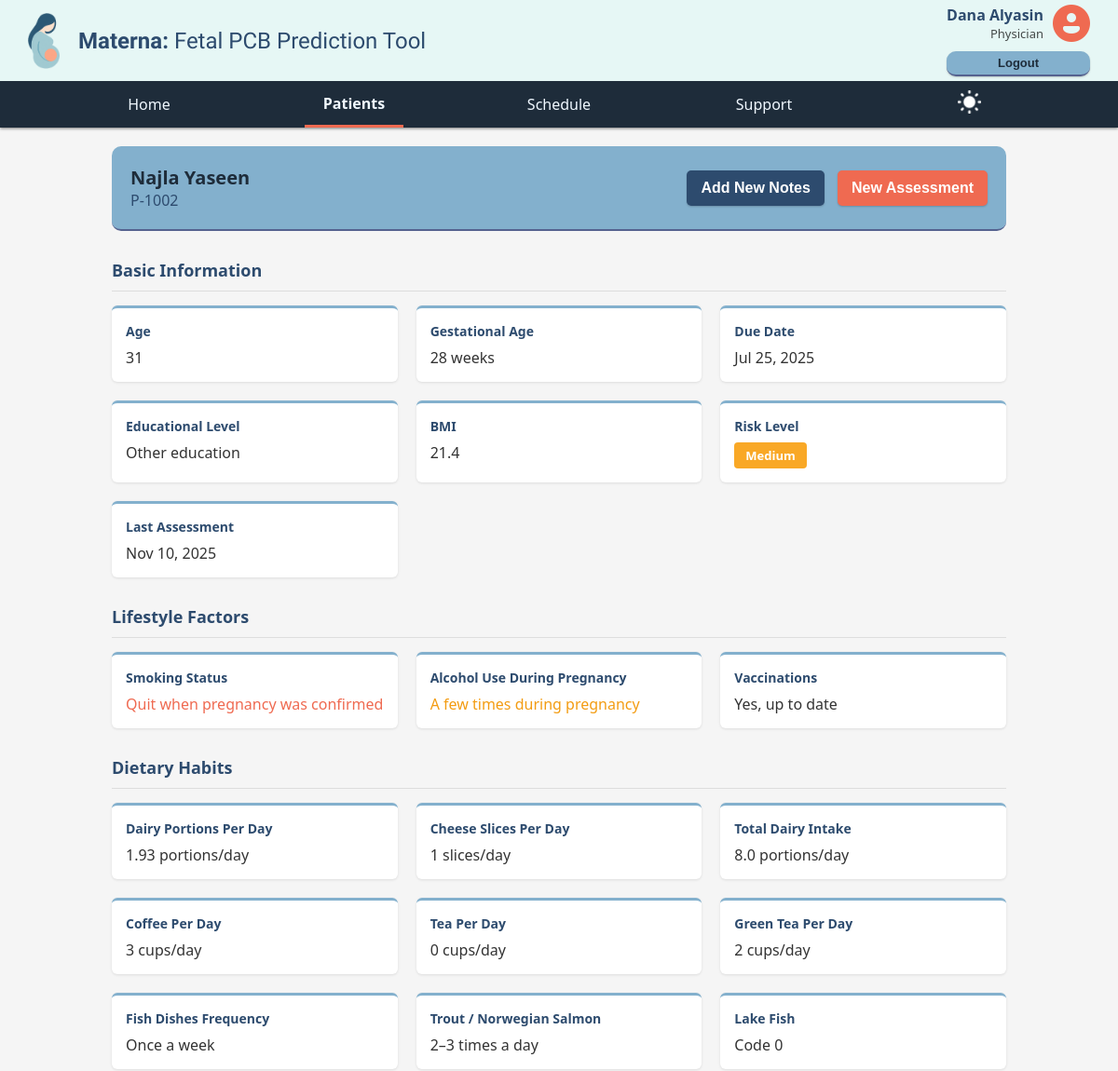
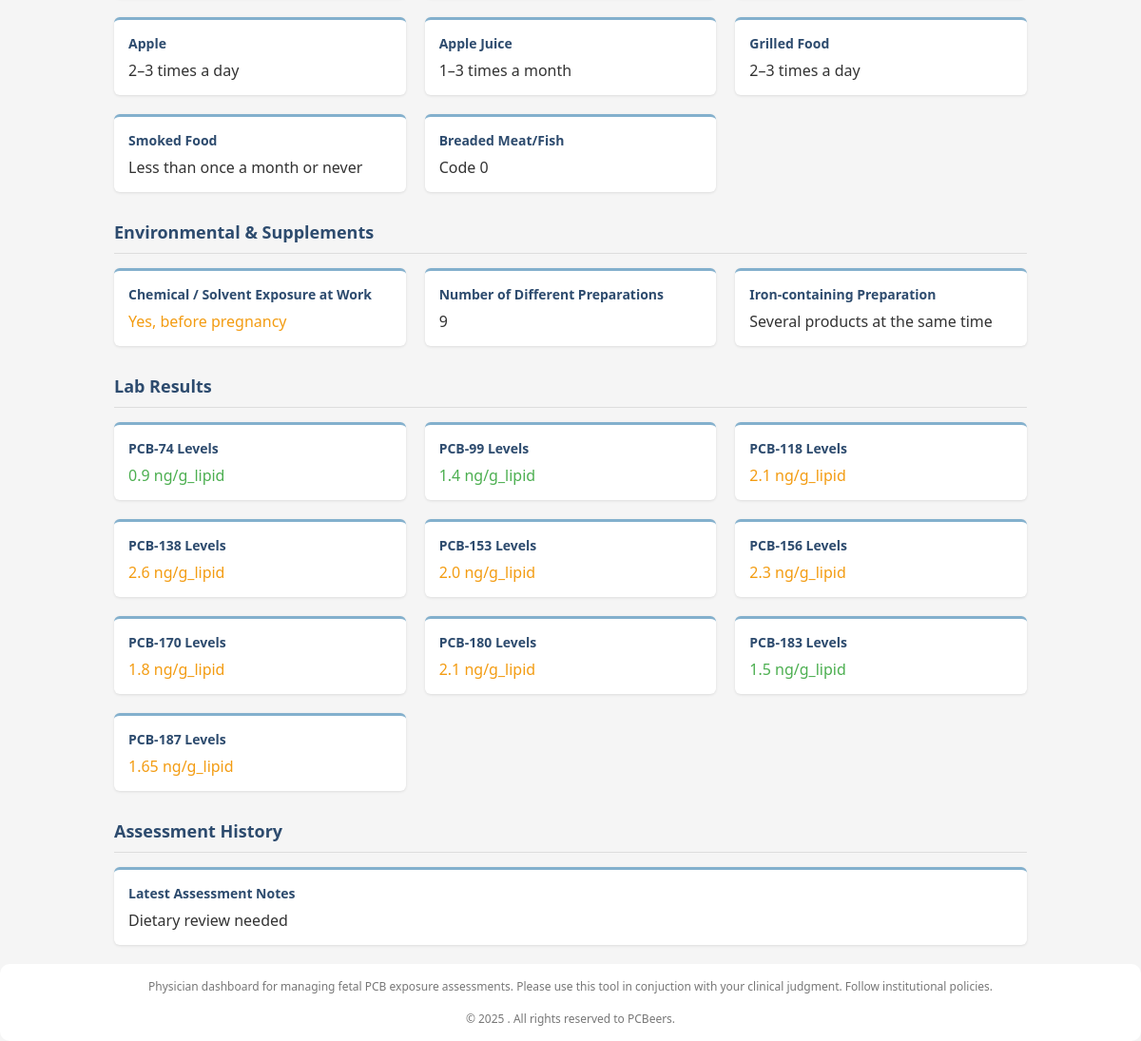
Page /patients/patient_profile/1002 (signed in) on the committed database (2 pictures, top to bottom).
### models.py (models this page shows)
class Patient(SQLModel, table=True):
    id: Optional[int] = Field(default=None, primary_key=True)
    name: str
    bdate: date
    age: Optional[int] = None
    gestational_age: Optional[int] = None
    due_date: Optional[date] = None
    risk: Optional[str] = None  # e.g. 'low', 'medium', 'high'
    data_consent: bool = Field(default=False)
    is_complete: bool = Field(default=False)
    notes: Optional[str] = None
    docs: Optional[str] = None  # Could be file path or JSON metadata
    physician_id: Optional[int] = Field(default=None, foreign_key="account.id")
    physician: Optional[Account] = Relationship(back_populates="patients")
    appointments: List["Appointment"] = Relationship(back_populates="patient")
    lab_tests: List["LabTest"] = Relationship(back_populates="patient")
    model_features: List["ModelFeatures"] = Relationship(
        back_populates="patient")

### main.py (the view)
@app.get("/patients/patient_profile/{patient_id}")
def physician_patient_profile(request: Request, patient_id: int, session: Session = Depends(get_session)):
    user_data = request.session.get("user")
    data = user_data.copy()
    role = data.get("role")
    if role == "physician":
        data |= dbf.get_physician_patient_profile(session, patient_id)
        return templates.TemplateResponse(f"{role}/patient_profile.html", {"request": request, "data": data})

### templates/physician/patient_profile.html (shortened to what this page needs)
{% extends "layouts/main_layout.html" %}
{% block content %}
<div class="Controls">
    <div>
        <div class="patient-name">{{ data.patient_name }}</div>
        <div class="patient-id">{{ data.patient_id }}</div>
    </div>
    <div>
        <button class="button-secondary" onclick="addNotes()">Add New Notes</button>
        <button class="button-primary" onclick="location.href=location.href + '/assessment';">New
            Assessment</button>
    </div>
</div>
<div class="section-title">Basic Information</div>
<div class="info-grid">
    {% for info in data.personal_info %}
    <div class="info-card">
        <div class="card-title">{{ info.label }}</div>
        <div class="card-value {{ info.value_class|default('') }}">
            {% if info.badge_class %}
            <span class="risk-badge {{ info.badge_class }}">{{ info.value }}</span>
            {% else %}
            {{ info.value }}
            {% endif %}
        </div>
    </div>
    {% endfor %}
</div>
<div class="section-title">Lifestyle Factors</div>
<div class="info-grid">
    {% for info in data.lifestyle_info %}
    <div class="info-card">
        <div class="card-title">{{ info.label }}</div>
        <div class="card-value {{ info.value_class|default('') }}">{{ info.value }}</div>
    </div>
    {% endfor %}
</div>
<div class="section-title">Dietary Habits</div>
<div class="info-grid">
    {% for info in data.diet_info %}
    <div class="info-card">
        <div class="card-title">{{ info.label }}</div>
        <div class="card-value {{ info.value_class|default('') }}">{{ info.value }}</div>
    </div>
    {% endfor %}
</div>
<div class="section-title">Environmental & Supplements</div>
<div class="info-grid">
    {% for info in data.environmental_info %}
    <div class="info-card">
        <div class="card-title">{{ info.label }}</div>
        <div class="card-value {{ info.value_class|default('') }}">{{ info.value }}</div>
    </div>
    {% endfor %}
</div>
<div class="section-title">Lab Results</div>
<div class="info-grid">
    {% if data.lab_results %}
    {% for result in data.lab_results %}
    <div class="info-card">
        <div class="card-title">{{ result.label }}</div>
        <div class="card-value {{ result.value_class|default('') }}">{{ result.value }}</div>
    </div>
    {% endfor %}
    {% else %}
    No Results available yet.
    </br>
    <button class="button-secondary" onclick="requestLabTest()">Request
        Lab Test</button>
    {% endif %}
</div>
<div class="section-title">Assessment History</div>
<div class="info-card">
    <div class="card-title">Latest Assessment Notes</div>
    <div class="card-value" id="assessment_notes">
        {{ data.assessment_notes }}
    </div>
</div>
{% endblock %}

### static/styles/background.css (style rules this page uses)
:root { --dark-blue: #2d4b6e; --light-blue: #83b0cd; --mint: #e6f7f5; --coral: #ef6a51; --navy: #1e2c3a; --whtish: #f5f5f5; }
body { margin: 0; background-color: var(--whtish); color: rgb(51, 51, 51); font-family: 'Segoe UI', Tahoma, Geneva, Verdana, sans-serif; }
.Controls { display: flex; flex-wrap: wrap; justify-content: space-between; align-items: center; margin: 20px 0px; padding: 20px; background-color: var(--light-blue); color: var(--navy); border-radius: 10px; border-bottom: 2px solid rgb(85, 98, 143); }
button { padding: 10px 15px; color: white; font-size: medium; font-weight: 550; border: none; border-radius: 5px; box-shadow: 0px 1px 2px rgba(0, 0, 0, 0.2); cursor: pointer; }
.Controls button { padding: 10px 15px; color: white; font-size: medium; font-weight: 550; border: none; border-radius: 5px; box-shadow: 0px 1px 2px rgb(0, 0, 0, 0.2); cursor: pointer; }
.button-primary { background-color: var(--coral); }
.button-secondary { background-color: var(--dark-blue); margin-right: 10px; }
.info-grid { display: grid; grid-template-columns: repeat(3, 1fr); gap: 20px; margin-bottom: 30px; }
.info-card { background-color: white; border-radius: 6px; padding: 15px; box-shadow: 0 1px 3px rgba(0, 0, 0, 0.1); border-top: 3px solid var(--light-blue); }
.card-title { font-weight: bold; color: var(--dark-blue); font-size: 14px; margin-bottom: 8px; }
.card-value { font-size: 16px; font-weight: 500; }
.section-title { font-size: 18px; font-weight: bold; margin: 30px 0 15px 0; color: var(--dark-blue); border-bottom: 1px solid #ddd; padding-bottom: 10px; }
.risk-badge { padding: 5px 12px; font-size: 13px; }
.risk-badge, .status-badge { display: inline-block; border-radius: 4px; color: white; font-weight: bold; }
.risk-medium, .status-pending, .status-update { background-color: #f9a826; }
.status-1, .bmi-normal { color: #4caf50; }
.status-2, .bmi-warning { color: #f39c12; }
.status-3, .bmi-alert { color: var(--coral); }

### templates/physician/patient_profile.html (style rules this page uses)
.patient-name { font-size: 20px; font-weight: bold; }
.patient-id { color: var(--dark-blue); }

### rows in the picture
Patient: patient_name "Najla Yaseen", patient_id "P-1002", assessment_notes "Dietary review needed"

### other values in the picture
{{ data.first_name }} "Dana"
{{ data.last_name }} "Alyasin"
{{ data.job }} "Physician"
{{ label }} "Home Patients Schedule Support"
{{ info.label }} "Age" "Gestational Age" "Due Date" "Educational Level" "BMI" "Risk Level" "Last Assessment"
{{ info.value }} "31" "28 weeks" "Jul 25, 2025" "Other education" "21.4" "Nov 10, 2025"
{{ info.value }} "Medium"
{{ info.label }} "Smoking Status" "Alcohol Use During Pregnancy" "Vaccinations"
{{ info.value }} "Quit when pregnancy was confirmed" "A few times during pregnancy" "Yes, up to date"
{{ info.label }} "Dairy Portions Per Day" "Cheese Slices Per Day" "Total Dairy Intake" "Coffee Per Day" "Tea Per Day" "Green Tea Per Day" "Fish Dishes Frequency" "Trout / Norwegian Salmon" "Lake Fish" "Apple" "Apple Juice" "Grilled Food" "Smoked Food" "Breaded Meat/Fish"
{{ info.value }} "1.93 portions/day" "1 slices/day" "8.0 portions/day" "3 cups/day" "0 cups/day" "2 cups/day" "Once a week" "2–3 times a day" "Code 0" "2–3 times a day" "1–3 times a month" "2–3 times a day" "Less than once a month or never" "Code 0"
{{ info.label }} "Chemical / Solvent Exposure at Work" "Number of Different Preparations" "Iron-containing Preparation"
{{ info.value }} "Yes, before pregnancy" "9" "Several products at the same time"
{{ result.label }} "PCB-74 Levels" "PCB-99 Levels" "PCB-118 Levels" "PCB-138 Levels" "PCB-153 Levels" "PCB-156 Levels" "PCB-170 Levels" "PCB-180 Levels" "PCB-183 Levels" "PCB-187 Levels"
{{ result.value }} "0.9 ng/g_lipid" "1.4 ng/g_lipid" "2.1 ng/g_lipid" "2.6 ng/g_lipid" "2.0 ng/g_lipid" "2.3 ng/g_lipid" "1.8 ng/g_lipid" "2.1 ng/g_lipid" "1.5 ng/g_lipid" "1.65 ng/g_lipid"
